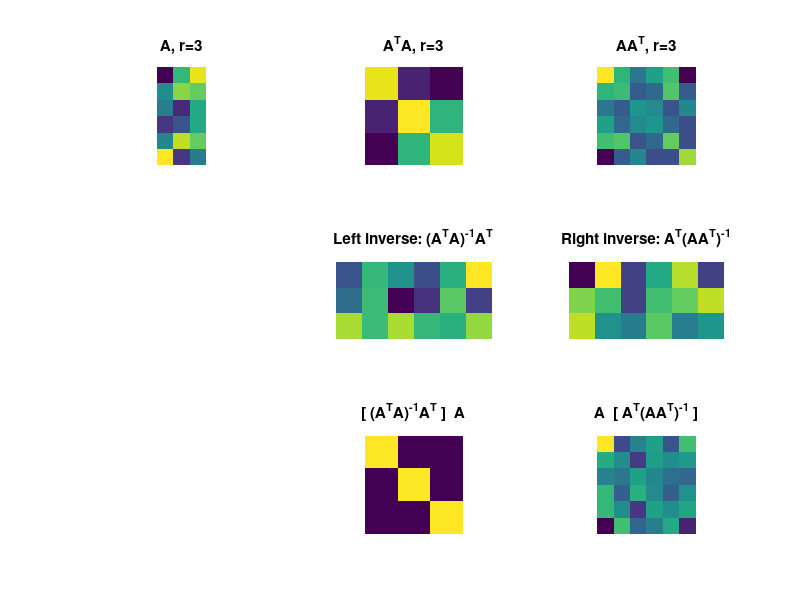

The MATLAB source for this figure:
%%
%     COURSE: Linear algebra: theory and implementation
%    SECTION: Matrix inverse
%      VIDEO: Left inverse and right inverse
% Instructor: sincxpress.com
% Course url: https://www.udemy.com/course/linear-algebra-theory-and-implementation/?couponCode=202110
% 
%%
clear, clc

%%

% m>n for left inverse,
% m<n for right inverse
m = 6;
n = 3;

% create matrices
A = randn(m,n);
AtA = A'*A;
AAt = A*A';

% inspect ranks
disp([ 'Rank of A^TA: ' num2str(rank(AtA)) ])
disp([ 'Rank of AA^T: ' num2str(rank(AAt)) ])

% left inverse
Aleft = inv(AtA)*A';

% right inverse
Aright = A'*inv(AAt);

% now test!
I_left  = Aleft  * A;
I_right = A * Aright;

% and then test using the inverse function
AtA_inv = inv(AtA);
I_AtA   = AtA_inv * AtA;

AAt_inv = inv(AAt);
I_AAt   = AAt_inv * AAt;


% show images
figure(4), clf
subplot(331), imagesc(A), axis image, axis off
title([ 'A, r=' num2str(rank(A)) ])

subplot(332), imagesc(AtA), axis image, axis off
title([ 'A^TA, r=' num2str(rank(AtA)) ])

subplot(333), imagesc(AAt), axis image, axis off
title([ 'AA^T, r=' num2str(rank(AAt)) ])

subplot(335), imagesc(Aleft), axis image, axis off
title('Left inverse: (A^TA)^{-1}A^T')

subplot(336), imagesc(Aright), axis image, axis off
title('Right inverse: A^T(AA^T)^{-1}')

subplot(338), imagesc(I_left), axis image, axis off
title('[ (A^TA)^{-1}A^T ]  A')

subplot(339), imagesc(I_right), axis image, axis off
title('A  [ A^T(AA^T)^{-1} ]')

%% done.
